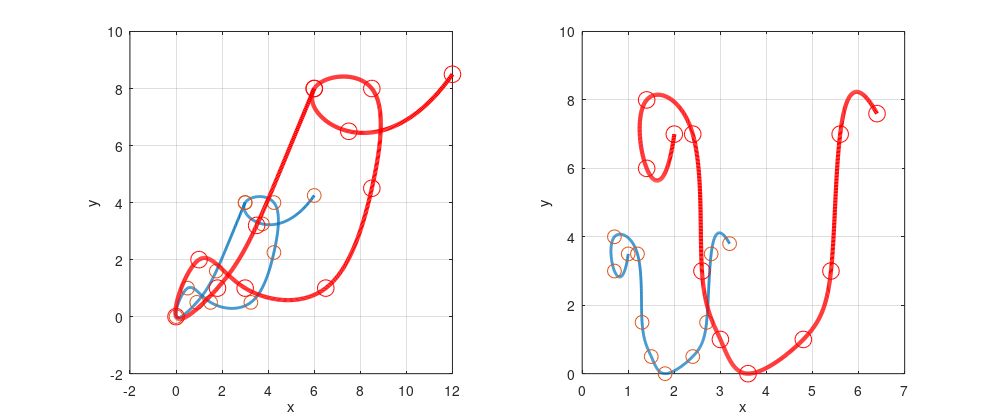

MATLAB code to generate this figure:
% SCRIPTDV  Use splines to draw parameterized font letters.
% See Exercise 16 in Chapter 8 of Greenbaum & Chartier.
% The left subfigure shows the "D" draw by part (a) and the
% right subfigure shows the "V" which I created for part (d).

for side = 1:2
  if side == 1  % left  side of Figure 1
    x = [3.00 1.75 0.90 0.00 0.50 1.50 3.25 4.25 4.25 3.00 3.75 6.00];
    y = [4.00 1.60 0.50 0.00 1.00 0.50 0.50 2.25 4.00 4.00 3.25 4.25];
  else          % right side of Figure 1
    x = [1.0 0.7 0.7 1.2 1.3 1.5 1.8 2.4 2.7 2.8 3.2];
    y = [3.5 3.0 4.0 3.5 1.5 0.5 0.0 0.5 1.5 3.5 3.8];
  end
  n = length(x);
  t = 0:n-1;
  tt = 0:0.01:n-1;  % finer mesh to sample and show spline
  subplot(1,2,side)
  xx = spline(t,x,tt);   yy = spline(t,y,tt);
  % initial size letter is blue
  plot(xx,yy,'LineWidth',2),  hold on
  plot(x,y,'o','MarkerSize',10)
  % double size letter is red
  plot(2*xx,2*yy,'r','LineWidth',3)
  plot(2*x,2*y,'ro','MarkerSize',12)
  grid on, xlabel x, ylabel y, hold off
end

figure(1)
set(gcf,'PaperOrientation','landscape','PaperPositionMode','auto')
set(gcf,'Position',[300  200 1000 420])  % force it to be wide
print -depsc scriptDV.eps   % print to file for inclusion in document
